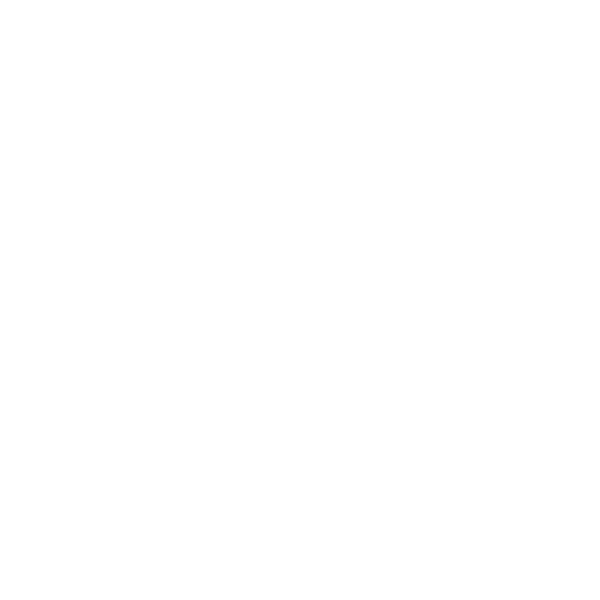
Frame 1 (no input)
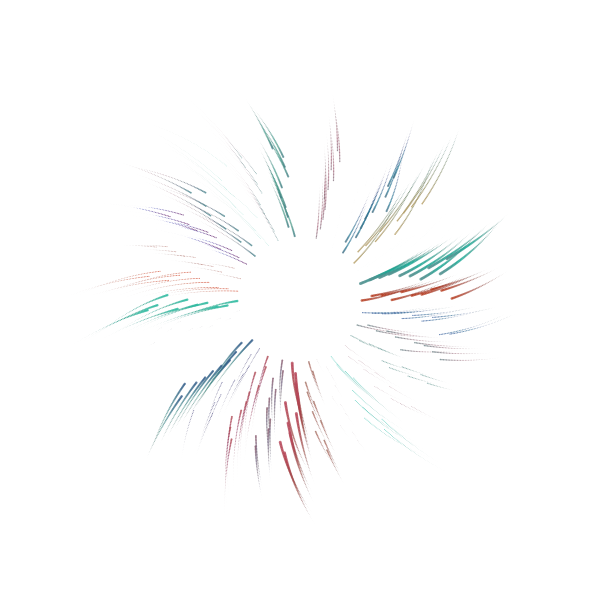
Frame 60 (the mouse pressed at the canvas centre just before this capture)
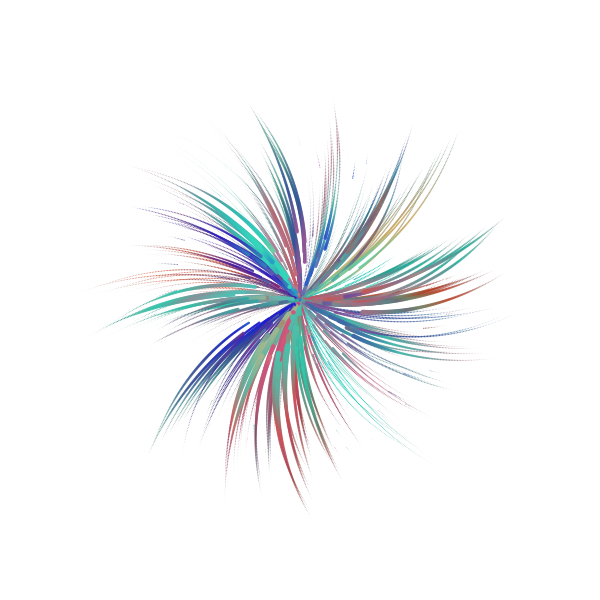
Frame 120 (the mouse held since frame 60 and released just before this capture)

The Processing sketch that drew these frames (run headless with seeded random() and noise(); from frame 60 on, the mouse is pressed at the canvas centre):

// Processing sketch: mySketch
// ── mySketch.pde
color[] colors = {
  #23E5CA,
  #23E5CA,
  #23E5CA,
  #100DE6,
  #F94325,
  #DF628A,
  #E2658B,
  #F0BB73,
  #453CA5
};

Dot[] dots = new Dot[300];
float center;
int modulo = 30;

void setup() {
  size(600, 600); 
  frameRate(30);
  background(255);
  noStroke();
  
  center = width/2;
  
  for(int i=0; i<dots.length; i++){
    dots[i]= new Dot();
    dots[i].setup(i);
  }
} 

void draw() {
  
  for(int i=0; i<dots.length; i++){
    int modIndex = mod(i-modulo, modulo);
    if(dots[i].radius>dots[modIndex].radius) {
      dots[i].amplitude = dots[modIndex].amplitude;
      dots[i].size = dots[modIndex].size;
      dots[i].col = dots[modIndex].col;
    }else if(random(1)>0.95){
      dots[i].amplitude = random(1);
      dots[i].size = random(1);
      dots[i].col = colors[floor(random(colors.length))];
    }
    
    dots[i].update();
    dots[i].draw();
  }
}

int mod(int x, int m) {
    return (x%m + m)%m;
}

class Dot
{
  PVector pos;
  float velocity;
  float counter;
  float size;
  float curSize = 0;
  float amplitude;
  float curAmplitude = 0;
  float radius = 0;
  float radiusCounter = 0;
  int index;
  color col;
  color curCol;
  
  void setup(int i) {
   index = i;
   counter = random(1000);
   velocity = random(50, 100);
   pos = new PVector(0, 0, 10);
  }
  
  void update(){
   curAmplitude+=(amplitude-curAmplitude)*0.001;
   curCol = lerpColor(curCol, col, .03);
   radiusCounter-=1.5;
   radius = radiusCounter + curAmplitude*100;
   if(radius < 0) {
     radiusCounter = center/2 + index/modulo*10;
     curSize = 0;
   }else{
     curSize+=(size-curSize)*0.01;
   }
   pos.x = cos((index+frameCount/velocity)/modulo*TWO_PI)*radius+center;
   pos.y = sin((index+frameCount/velocity)/modulo*TWO_PI)*radius+center; 
  }
  
  void draw(){
    fill(curCol);
    pushMatrix();
    ellipse(pos.x, pos.y, curSize*10, curSize*10);
    popMatrix();
  }
}
